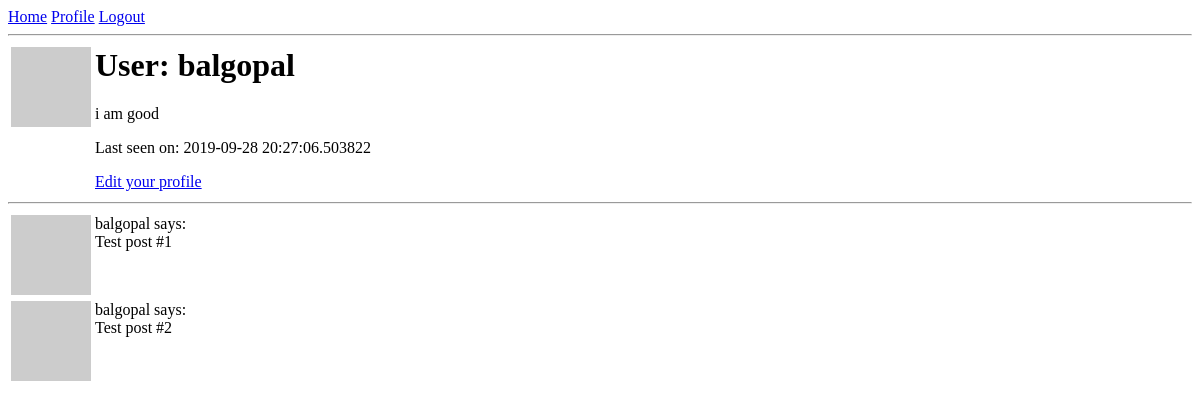
Before: /user/balgopal (signed in) with the older database file.
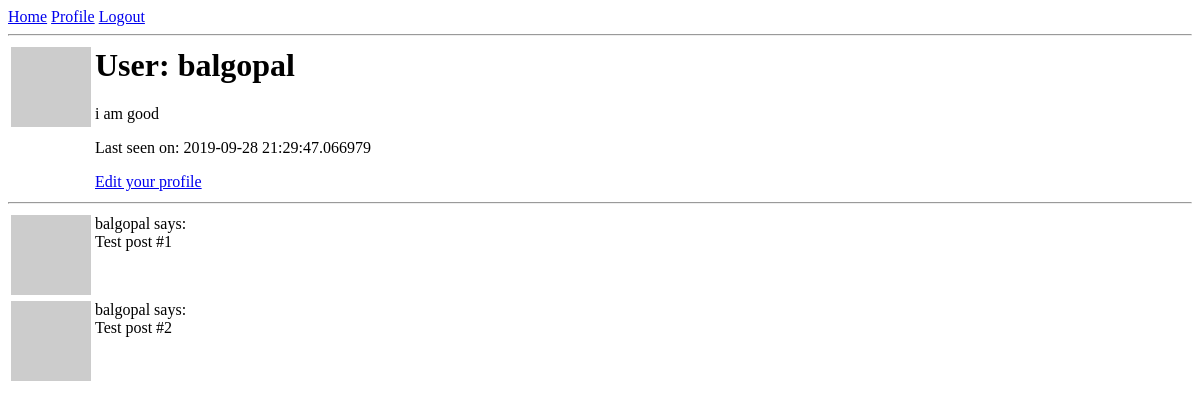
After: the same page with the newer database file.
### app/models.py (models this page shows, shortened)
class User(UserMixin, db.Model):
    id = db.Column(db.Integer, primary_key=True)
    username = db.Column(db.String(64), index=True, unique=True)
    email = db.Column(db.String(120), index=True, unique=True)
    password_hash = db.Column(db.String(128))
    posts = db.relationship('Post', backref='author', lazy='dynamic')
    about_me = db.Column(db.String(140))
    last_seen = db.Column(db.DateTime, default=datetime.utcnow)
    def avatar(self, size):
        digest = md5(self.email.lower().encode('utf-8')).hexdigest()
        return f'https://www.gravatar.com/avatar/{digest}?d=identicon&s={size}'

### app/routes.py (the view)
@journal_app.route('/user/<username>')
@login_required
def user(username):
    user = User.query.filter_by(username=username).first_or_404()
    posts = [
        {'author': user, 'body': 'Test post #1'},
        {'author': user, 'body': 'Test post #2'}
    ]
    return render_template('user.html', user=user, posts=posts)

### app/models.py (called while the page is built)
@login.user_loader
def load_user(id):
    return User.query.get(int(id))

### app/routes.py (called while the page is built)
@journal_app.before_request
def before_request():
    if current_user.is_authenticated:
        current_user.last_seen = datetime.utcnow()
        db.session.commit()

### app/templates/user.html (shortened to what this page needs)
{% extends "base.html" %}
{% block content %}
    <table>
        <tr valign="top">
            <td>
                <img src="{{ user.avatar(128) }}">
            </td>
            <td>
                <h1>User: {{ user.username }}</h1>
                {% if user.about_me %}
                <p>{{ user.about_me }}</p>
                {% endif %}
                {% if user.last_seen %}
                <p>Last seen on: {{ user.last_seen }}</p>
                {% endif %}
                <p><a href="{{ url_for('edit_profile') }}">Edit your profile</a></p>
            </td>
        </tr>
    </table>
    <hr>
    {% for post in posts %}
        {% include 'subtemplate_post.html' %}
    {% endfor %}
{% endblock %}

### app/templates/base.html (shortened to what this page needs)
<html>
<head>
</head>
    <nav>
        {% if current_user.is_authenticated %}
            <a href="{{ url_for('index') }}">Home</a>
            <a href="{{ url_for('edit_profile')}}">Profile</a>
            <a href="{{ url_for('logout') }}">Logout</a>
            <hr>
        {% endif %}
    </nav>
    {% block content %}
    {% endblock %}
</html>

### app/templates/subtemplate_post.html
<table>
    <tr valign="top">
        <td><img src="{{ post.author.avatar(36) }}"></td>
        <td>{{ post.author.username }} says:<br>{{ post.body }}</td>
    </tr>
</table>

Changed rows visible on the page:
changed User "balgopal": last_seen "2019-09-28 20:27:06.503822" → "2019-09-28 21:29:47.066979"
